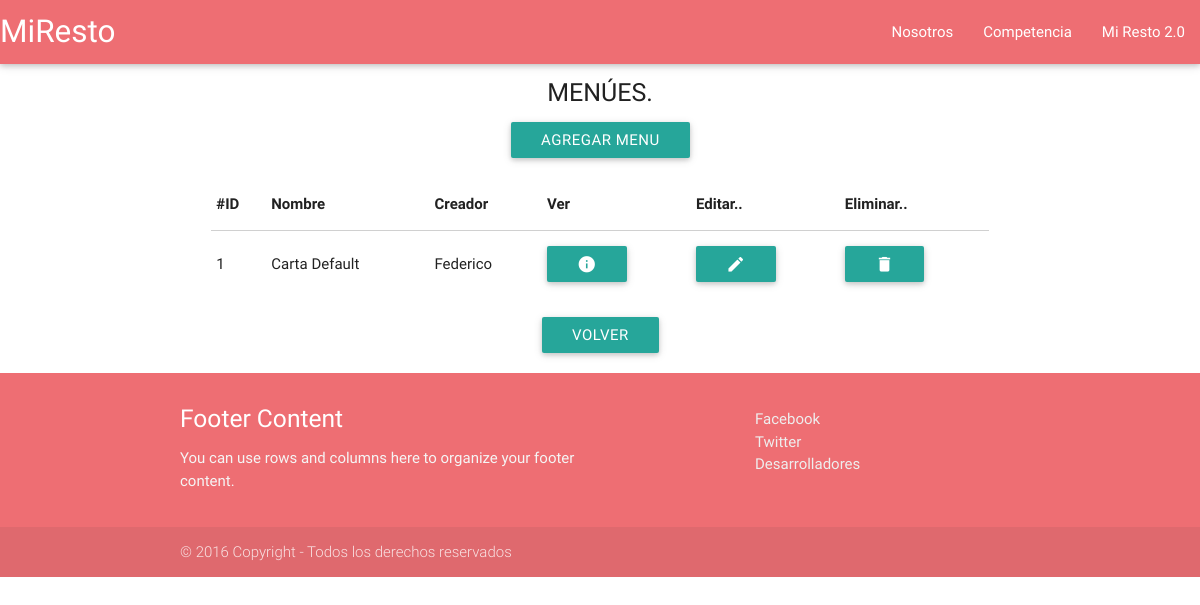
Page /index.php/menu on the earlier database version.
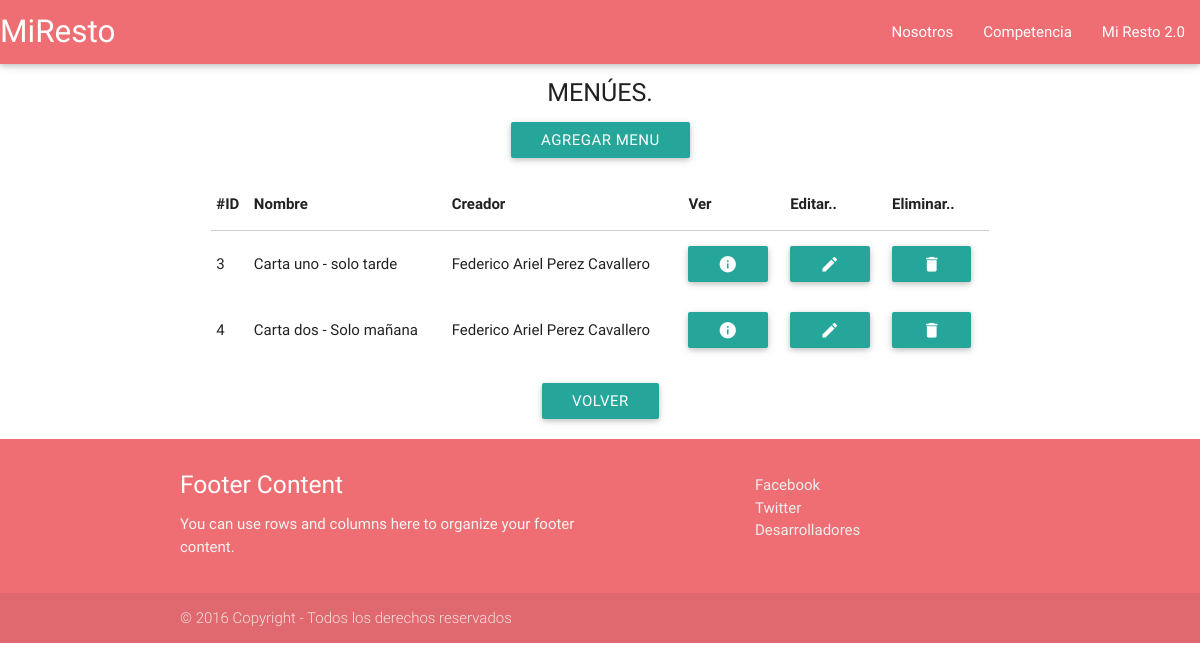
Same page on the later database version.
### tables this page shows
CREATE TABLE IF NOT EXISTS `cartas` (
  `id` int(10) unsigned NOT NULL,
  `id_restriccion_dia` int(10) unsigned NOT NULL,
  `id_restriccion_hora` int(10) unsigned NOT NULL,
  `nombre` tinytext NOT NULL,
  `creador` int(10) unsigned NOT NULL
);

CREATE TABLE IF NOT EXISTS `empleados` (
  `id` int(10) unsigned NOT NULL,
  `dni` int(10) unsigned NOT NULL,
  `nombre` tinytext NOT NULL,
  `direccion` tinytext NOT NULL,
  `telefono` int(10) unsigned NOT NULL,
  `email` tinytext NOT NULL,
  `cuit` bigint(20) unsigned NOT NULL,
  `password` text NOT NULL
);

### application/controllers/Menu.php (called while the page is built, shortened)
<?php
class Menu extends CI_Controller {
    public function index(){
        $data = array();
        $data['menues'] = $this->MCartas->get_cartas();
        $data['funcion'] = 'index';
        $this->load->view('vMenu',$data);
    }
}

### index.php (called while the page is built, shortened)
<?php
require_once BASEPATH.'core/CodeIgniter.php';

### application/models/MCartas.php (called while the page is built, shortened)
<?php
class MCartas extends CI_Model {
    public function get_cartas(){
        $consulta = 'SELECT c.id, c.nombre as nombre_menu, e.nombre as nombre_creador ';
        $consulta .= 'FROM Cartas c LEFT JOIN Empleados e ON e.id = c.creador ';
        $query = $this->db->query($consulta);
        $resultado = $query->result_array();
        return $resultado;
    }
}

### application/views/menu/index.phtml (the view, shortened to what this page needs)
<div class="txt-cabecera">
    MENÚES.
</div>
<div class="row center-align">
    <a class="btn waves-effect waves-green" onClick="menu.preAlta()" >AGREGAR MENU</a>
</div>
<div class="row">
    <div class="col m8 s12 offset-m2">
        <table class="responsive-table">
            <thead>
                <tr>
                    <th>#ID</th>
                    <th>Nombre</th>
                    <th>Creador</th>
                    <th>Ver</th>
                    <th>Editar..</th>
                    <th>Eliminar..</th>
                </tr>
            </thead>
            <tbody id="tablaMenues">
            <?php
                foreach( $menues as $row ){
                    $id = $row['id'];
                    $nm = $row['nombre_menu'];
                    $nc = $row['nombre_creador'];
            ?>
                <tr id="<?php echo 'fm'.$id; ?>">
                    <td><?php echo $id; ?></td>
                    <td><?php echo $nm; ?></td>
                    <td><?php echo $nc; ?></td>
                    <td>
                        <a class="btn waves-effect waves-green"  href="<?php echo site_url()."menu/ver/".$id; ?>">
                            <i class="material-icons">info</i>
                        </a>
                    </td>
                    <td>
                        <a class="btn waves-effect waves-green"  href="<?php echo site_url()."menu/editar/".$id; ?>">
                            <i class="material-icons">edit</i>
                        </a>
                    </td>
                    <td>
                        <a class='dropdown-button btn' data-activates='<?php echo 'drop'.$id; ?>'>
                            <i class="material-icons">delete</i>
                        </a>
                    </td>
                </tr>
            <?php
                }
            ?>
            </tbody>
        </table>
    </div>
</div>
<div class="row center-align">
    <a class="btn waves-effect waves-light tooltipped" data-tooltip="Volver a roles" href="<?php echo site_url()?>intranet">Volver</a>
</div>

Differences in the rows shown:
removed cartas: id "1", nombre "Carta Default", empleados.nombre "Federico"
added cartas: id "3", nombre "Carta uno - solo tarde", empleados.nombre "Federico Ariel Perez Cavallero"
added cartas: id "4", nombre "Carta dos - Solo mañana", empleados.nombre "Federico Ariel Perez Cavallero"
